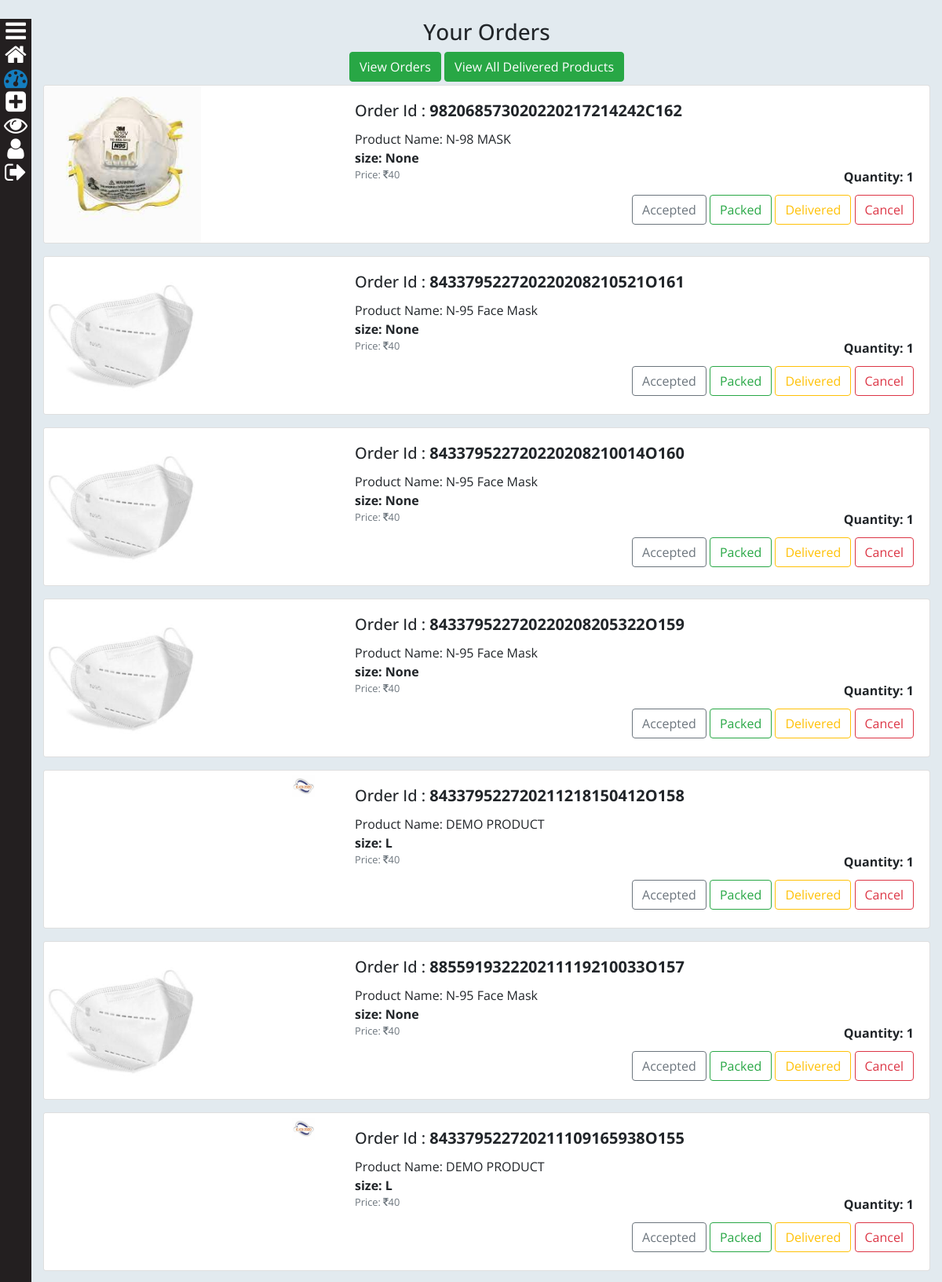
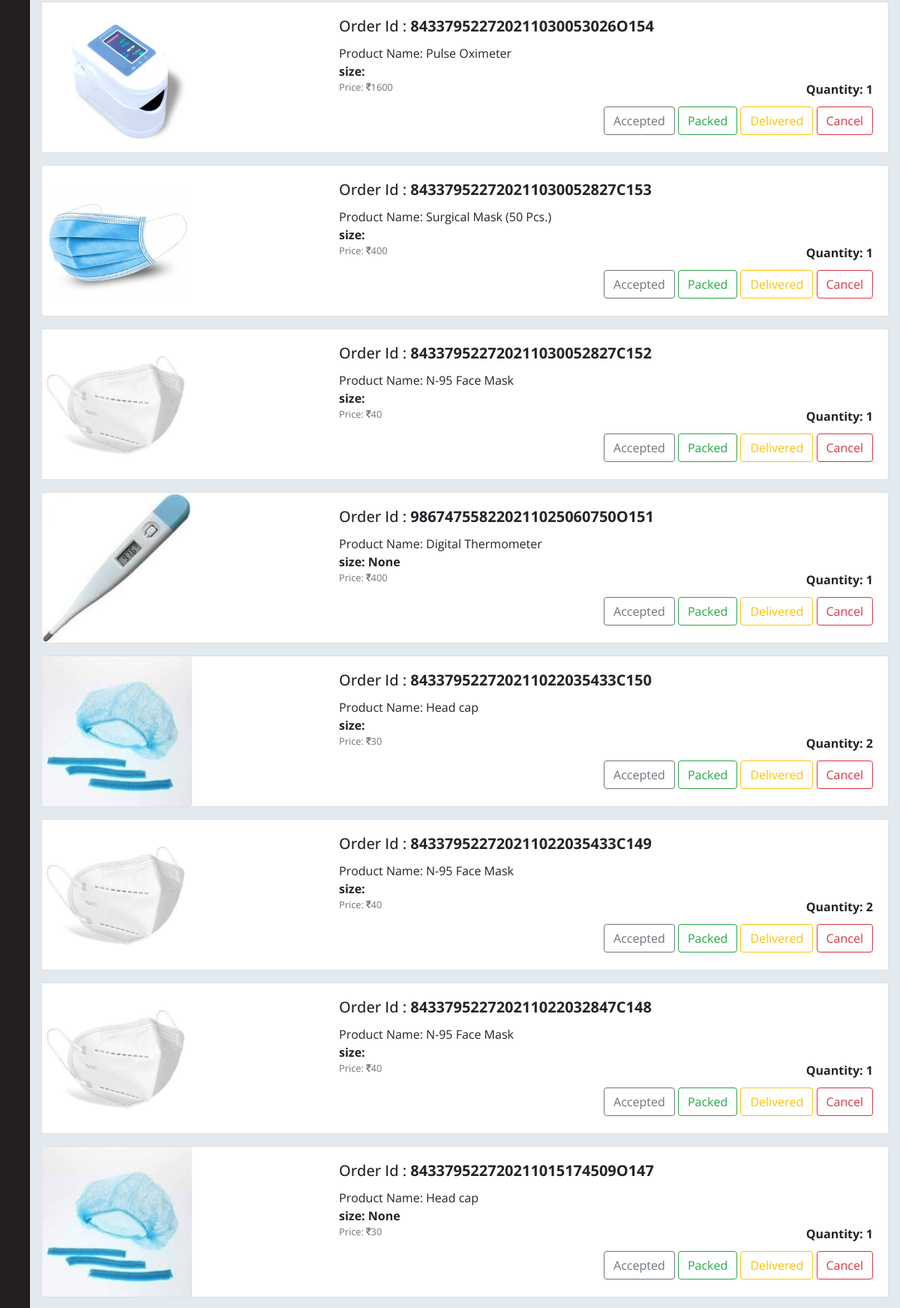
Screenshot of /seller/ (signed in, upper part) with the database file from the repository (2 pictures, top to bottom).
### saler/models.py (models this page shows, shortened)
class Orders(models.Model):
	STATUS_CHOICES = (("Accepted",'Accepted'),("Packed",'Packed'),("On The Way",'On The Way'),("Delivered",'Delivered'),("Cancel",'Cancel'))
	PAYSTATUS_CHOICES = (("Success",'Success'),("Failure",'Failure'),("Pending",'Pending'))
	ORDERTYPE_CHOICES = (("COD",'COD'),("Online Payment",'Online Payment'))
	order_id = models.CharField(max_length=70,default='')
	saler = models.CharField(max_length=100,default='wrappers@admin',)
	user = models.ForeignKey(User, default='', on_delete=models.CASCADE)
	products = models.CharField(max_length=50)
	size = models.CharField(max_length=50,default='',null=True)
	status = models.CharField(max_length=15,choices=STATUS_CHOICES,default='')
	itemprice = models.CharField(default="0",max_length=10)
	gstprice = models.CharField(default="0",max_length=10)
	deliverycharge = models.CharField(default="0",max_length=10)
	totalprice = models.CharField(default="0",max_length=10)
	order_date = models.DateField(default=django.utils.timezone.now)
	order_time=models.TimeField(default=django.utils.timezone.now)
	order_type=models.CharField(max_length=15,choices=ORDERTYPE_CHOICES,default='COD')
	payment_status=models.CharField(max_length=15,choices=PAYSTATUS_CHOICES,default='Pending')
	payment_failreason= models.TextField(default='No Reason')
	orderslottime=models.CharField(default="0",max_length=20)
	orderslotdate=models.DateField(default=django.utils.timezone.now)
	reports =models.FileField(default='default.png',upload_to='user_reports')

class Product(models.Model):
	GST_CHOICES = (("0",'0'),("3",'3'),("5",'5'),("12",'12'),("18",'18'),("28",'28'))
	product_id = models.BigAutoField(primary_key=True)
	product_id2 = models.CharField(max_length=100,default='')
	shop = models.ForeignKey(User, on_delete=models.CASCADE,default='')
	product_name = models.CharField(max_length=100)
	category = models.ForeignKey(category, default="", verbose_name="Category", on_delete=models.SET_DEFAULT, null=True)
	subcategory = models.CharField(max_length=50, default="")
	price = models.IntegerField(default=0)
	price_not = models.IntegerField(default=999)
	desc = models.TextField()
	gst = models.CharField(default='0',max_length=3,choices=GST_CHOICES)
	pub_date = models.DateField(auto_now=True)
	image1 = models.ImageField(upload_to='products/images', default="",null=True)
	image2 = models.ImageField(upload_to='products/images', default="",null=True,blank=True)
	image3 = models.ImageField(upload_to='products/images', default="",null=True,blank=True)
	image4 = models.ImageField(upload_to='products/images', default="",null=True,blank=True)
	image5 = models.ImageField(upload_to='products/images', default="",null=True,blank=True)

### saler/views.py (the view)
# urls.py: path('', views.dashboard, name = 'dashboard'),
@login_required
def dashboard(request):
	if request.user.is_superuser or request.user.is_staff:
		if request.method == 'GET':
			odrr = request.GET.get('odrr')
			st = request.GET.get('st')
			if st == 'Cancel':
				o = Orders.objects.filter(order_id=odrr).first()
				o.status = 'Cancel'
				o.save()
			if st == 'Accepted':
				o = Orders.objects.filter(order_id=odrr).first()
				o.status = 'Accepted'
				o.save()
			if st == 'Packed':
				o = Orders.objects.filter(order_id=odrr).first()
				o.status = 'Packed'
				o.save()
			if st == 'Delivered':
				o = Orders.objects.filter(order_id=odrr).first()
				o.status = 'On The Way'
				o.save()
		ordr = [i for i in Orders.objects.filter(saler=request.user) if i.status != 'Cancel' and i.status != 'On The Way' and i.status != 'Delivered'][::-1]
		params = {
				'orders':ordr,
				'dorders': [i for i in Orders.objects.filter(saler=request.user) if i.status != 'Cancel' and i.status == 'On The Way' or i.status == 'Delivered'][::-1],
				'cart_element_no' : len([p for p in MyCart.objects.all() if p.user == request.user]),
				}
		return render(request, 'saler/newdashboard.html', params)
	else:
		return redirect("/")

### main/templatetags/app_tags.py (called while the page is built)
@register.filter(name='split')
def split(str, key):
    return str.split(key)

@register.filter(name='remfl')
def remfl(str1, key):
	if str1 != '' and key != '':
		return str(str1)[int(key):-int(key)]

@register.filter(name='product')
def product(str1, key):
	if str1.split(key)[0] != '':
		ppp = Product.objects.filter(product_id=str1.split(key)[0]).first()
		return [ppp.product_name,ppp.image1.url,ppp.price]

### saler/templates/saler/newdashboard.html (shortened to what this page needs)
{% extends 'saler/base.html' %}
{% load static %}
{% block saler_head %}
<link rel="stylesheet" href="{% static 'saler/css/home_style.css' %}">
{% endblock saler_head %}
{% block saler_body %}
{% load app_tags %}
<div class="container-fluid">
    <h3 style="text-align: center;">Your Orders</h3>
    <div style="text-align: center;" class="pb-1">
        <a href="#" style="text-align: center;" class="btn btn-success" onclick="document.getElementById('odrs').style.display='block'; document.getElementById('dodrs').style.display='none';">View Orders</a>
        <a href="#" style="text-align: center;" class="btn btn-success" onclick="document.getElementById('odrs').style.display='none'; document.getElementById('dodrs').style.display='block';">View All Delivered Products</a>
    </div>
    <div id="odrs">
        {% for ord in orders %}
        <div class="card mb-3">
            <div class="row no-gutters">
                <div class="col-md-4">
                    {% for item in ord.products|split:',' %}
                    {% if item|product:'|'|slice:'0:1'|remfl:'2'%}
                    <img src="{{item|product:'|'|slice:'1:2'|remfl:'2'}}" class="card-img" alt="..." style="max-height: 200px; width: auto;">
                    {% endif %}
                    {% endfor %}
                </div>
                <div class="col-md-8">
                    <div class="card-body">
                        <h5 class="card-title">Order Id : <strong>{{ord.order_id}}</strong></h5>
                        {% for item in ord.products|split:',' %}
                        {% if item|product:'|'|slice:'0:1'|remfl:'2'%}
                        <p class="card-text m-0">Product Name: {{item|product:'|'|slice:'0:1'|remfl:'2'}}</p>
                        {% endif %}
                        {% endfor %}
                        <p class="card-text m-0"><b>size: {{ord.size}}</b> </p>
                        {% for item in ord.products|split:',' %}
                        {% if item|product:'|'|slice:'0:1'|remfl:'2'%}
                        <p class="card-text"><small class="text-muted">Price: <i class="fa fa-inr" aria-hidden="true"></i>{{item|product:'|'|slice:'2:3'|remfl:'1'}}</small><b style="float: right;">Quantity:  {{item|split:'|'|slice:'1:2'|remfl:'2'}}</b></p>
                        {% endif %}
                        {% endfor %}
                        <div style="float: right;">
                            {% if ord.status in '' %}
                            <form style="display: inline;">
                                <button type="submit" class="btn btn-outline-secondary">Accepted</button>
                            </form>
                            {% endif %}
                            {% if ord.status != 'Packed' and ord.status != 'Delivered' %}
                            <form style="display: inline;">
                                <button type="submit" class="btn btn-outline-success">Packed</button>
                            </form>
                            {% endif %}
                            {% if ord.status != 'Delivered' %}
                            <form style="display: inline;">
                                <button type="submit" class="btn btn-outline-warning">Delivered</button>
                            </form>
                            {% endif %}
                            <form style="display: inline;">
                                <button type="submit" class="btn btn-outline-danger">Cancel</button>
                            </form>
                        </div>
                    </div>
                </div>
            </div>
        </div>
        {% endfor %}
    </div>
</div>
{% endblock saler_body %}

### rows the page displays
Orders: price (picture), order_id "982068573020220217214242C162", size "None", products "1"
Product: products "N-98 MASK", products "40"
Orders: price (picture), order_id "843379522720220208210521O161", size "None", products "1"
Product: products "N-95 Face Mask" "N-95 Face Mask" "N-95 Face Mask" "N-95 Face Mask" "N-95 Face Mask" "N-95 Face Mask" "N-95 Face Mask", products "40" "40" "40" "40" "40" "40" "40"
Orders: price (picture), order_id "843379522720220208210014O160", size "None", products "1"
Orders: price (picture), order_id "843379522720220208205322O159", size "None", products "1"
Orders: price (picture), order_id "843379522720211218150412O158", size "L", products "1"
Product: products "DEMO PRODUCT" "DEMO PRODUCT", products "40" "40"
Orders: price (picture), order_id "885591932220211119210033O157", size "None", products "1"
Orders: price (picture), order_id "843379522720211109165938O155", size "L", products "1"
Orders: price (picture), order_id "843379522720211030053026O154", products "1"
Product: products "Pulse Oximeter", products "1600"
Orders: price (picture), order_id "843379522720211030052827C153", products "1"
Product: products "Surgical Mask (50 Pcs.)", products "400"
Orders: price (picture), order_id "843379522720211030052827C152", products "1"
Orders: price (picture), order_id "986747558220211025060750O151", size "None", products "1"
Product: products "Digital Thermometer", products "400"
Orders: price (picture), order_id "843379522720211022035433C150", products "2"
Product: products "Head cap" "Head cap", products "30" "30"
Orders: price (picture), order_id "843379522720211022035433C149", products "2"
Orders: price (picture), order_id "843379522720211022032847C148", products "1"
Orders: price (picture), order_id "843379522720211015174509O147", size "None", products "1"
